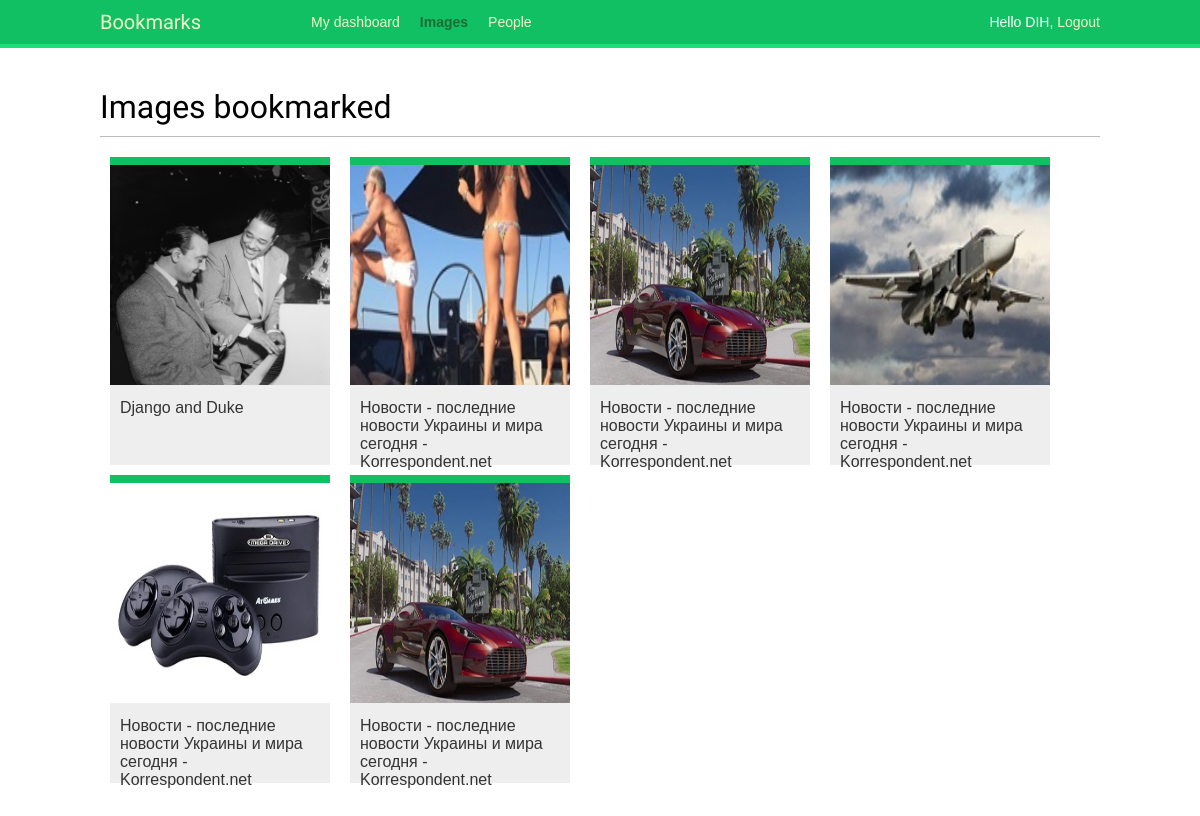
The app's page /images/ (signed in) with its own data.
### images/models.py (models this page shows, shortened)
class Image(models.Model):
    user = models.ForeignKey(settings.AUTH_USER_MODEL,
                             related_name='images_created')
    title = models.CharField(max_length=200)
    slug = models.SlugField(max_length=200, blank=True)
    url = models.URLField()
    image = models.ImageField(upload_to='images/%Y/%m/%d')
    description = models.TextField(blank=True)
    created = models.DateTimeField(auto_now_add=True,
                                   db_index=True)
    users_like = models.ManyToManyField(settings.AUTH_USER_MODEL,
                                        related_name='images_liked',
                                        blank=True)
    def get_absolute_url(self):
        return reverse('images:detail', args=[self.id, self.slug])

### images/views.py (the view)
@login_required
def image_list(request):
    images = Image.objects.all()
    paginator = Paginator(images, 8)
    page = request.GET.get('page')
    try:
        images = paginator.page(page)
    except PageNotAnInteger:
        images = paginator.page(1)
    except EmptyPage:
        if request.is_ajax():
            return HttpResponse('')
        images = paginator.page(paginator.num_pages)
    if request.is_ajax():
        return render(request,
                      'images/image/list_ajax.html',
                      {'section': 'images', 'images': images})
    return render(request,
                  'images/image/list.html',
                   {'section': 'images', 'images': images})

### images/templates/images/image/list.html (shortened to what this page needs)
{% extends "base.html" %}
{% block content %}
    <h1>Images bookmarked</h1>
    <div id="image-list">
        {% include "images/image/list_ajax.html" %}
    </div>
{% endblock %}

### account/templates/base.html (shortened to what this page needs)
{% load staticfiles %}
<!DOCTYPE html>
<html>
<head>
    <link href="{% static "css/base.css" %}" rel="stylesheet">
</head>
<body>
    <div id="header">
        <span class="logo">Bookmarks</span>
        {% if request.user.is_authenticated %}
        <ul class="menu">
            <li {% if section == "dashboard" %}class="selected"{% endif %}><a href="{% url "dashboard" %}">My dashboard</a></li>
            <li {% if section == "images" %}class="selected"{% endif %}><a href="{% url "images:list" %}">Images</a></li>
            <li {% if section == "people" %}class="selected"{% endif %}><a href="{% url "user_list" %}">People</a></li>
        </ul>
        {% endif %}
        <span class="user">
        {% if request.user.is_authenticated %}
            Hello {{ request.user.first_name }}, <a href="{% url "logout" %}">Logout</a>
        {% else %}
            <a href="{% url "login" %}">Log-in</a>
        {% endif %}
        </span>
    </div>
    <div id="content">
        {% block content %}
        {% endblock %}
    </div>
</body>
</html>

### images/templates/images/image/list_ajax.html
{% load thumbnail %}
{% for image in images %}
    <div class="image">
        <a href="{{ image.get_absolute_url }}">
            {% thumbnail image.image "300x300" crop="100%" as im %}
                <a href="{{ image.get_absolute_url }}">
                    <img src="{{ im.url }}">
                </a>
            {% endthumbnail %}
        </a>
        <div class="info">
            <a href="{{ image.get_absolute_url }}" class="title">{{ image.title }}</a>
        </div>
    </div>
{% endfor %}

### account/static/css/base.css (style rules this page uses)
body { margin:0; padding:0; font-family:helvetica, sans-serif; }
a { color:#12c064; text-decoration:none; }
h1, h2, h3, h4, h5 , h6 { font-family: 'Muli', sans-serif; font-weight:normal; }
h1 { border-bottom:1px solid #bbb; padding:0 0 10px 0; margin:10px 0 20px 0; }
#header { padding:10px 100px; font-size:14px; background:#12c064; color:#fff; border-bottom:4px solid #1cdf78; overflow:auto; }
#header .logo { font-family: 'Muli', sans-serif; float:left; color:#f3f7cc; font-size:20px; margin-right:10%; }
#header ul.menu { list-style:none; float:left; margin:0; padding:0; }
#header ul.menu li { float:left; padding:4px 10px; }
#header ul.menu li.selected a, #header ul.menu li.selected a:hover { color:#1b6d32; font-weight:bold; }
#header a { color:#f3f7cc; }
#header .user { float:right; padding-top:4px; }
#content { padding:30px 100px; }
#image-list { overflow:auto; }
#image-list .image { float:left; width:220px; height:300px; margin:0 10px 10px 10px; border-top:8px solid #12c064; background:#eee; }
#image-list img { width:220px; height:220px; }
#image-list .info { padding:10px; }
#image-list .info a { color:#333; }

### records on screen
Image: shows a picture, title "Django and Duke"
Image: shows a picture, title "Новости - последние новости Украины и мира сегодня - Korrespondent.net"
Image: title "Новости - последние новости Украины и мира сегодня - Korrespondent.net"
Image: shows a picture, title "Новости - последние новости Украины и мира сегодня - Korrespondent.net"
Image: shows a picture, title "Новости - последние новости Украины и мира сегодня - Korrespondent.net"
Image: title "Новости - последние новости Украины и мира сегодня - Korrespondent.net"

### other values on screen
{{ request.user.first_name }} "DIH"
